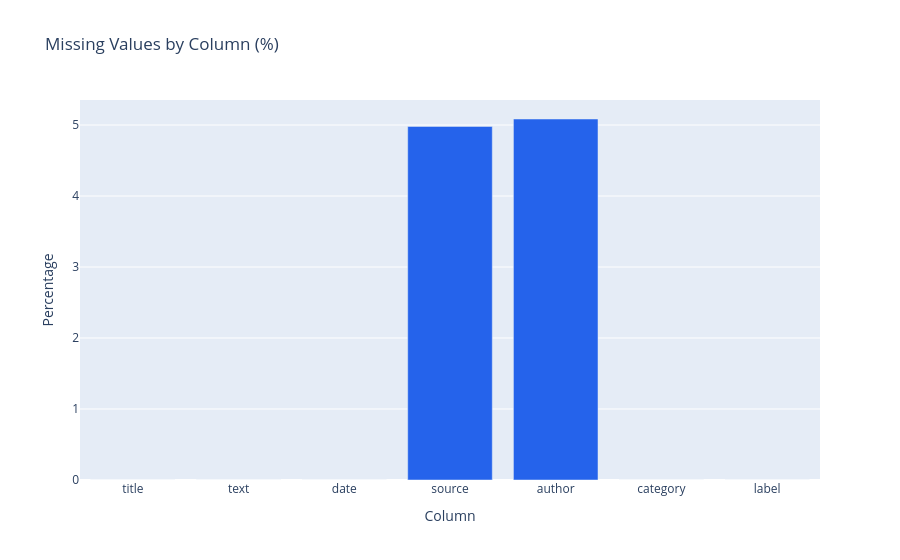
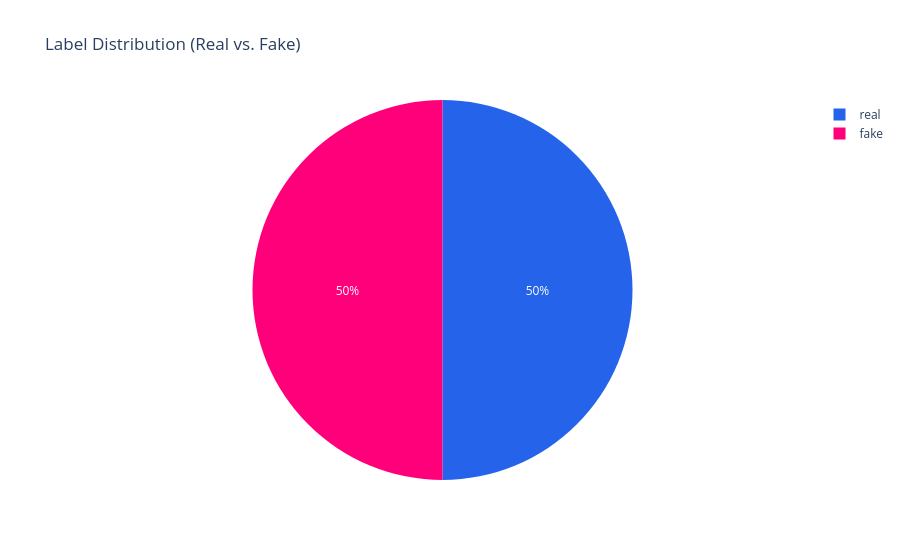
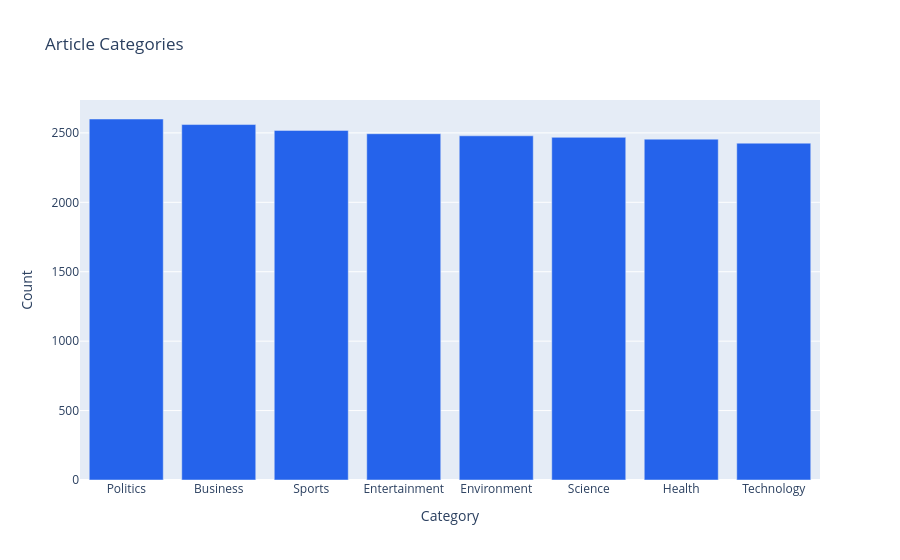
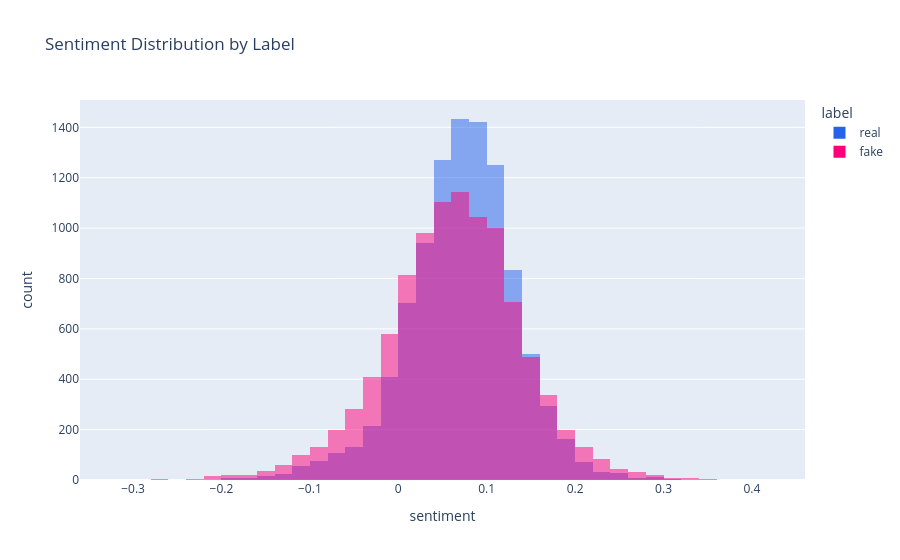

The code cell stored with these charts, in order, in its notebook:
### Markdown cell above
## 2. Load and Explore Dataset

### Code cell
# Load dataset: the generated synthetic file, or the original Kaggle path if it exists
DATA_CANDIDATES = ['data/fake_news_dataset.csv', '/kaggle/input/fake-news-dataset/fake_news_dataset.csv']
DATA_PATH = next((p for p in DATA_CANDIDATES if os.path.exists(p)), None)
if DATA_PATH is None:
    raise FileNotFoundError("Dataset not found. Generate it with: python data/generate_synthetic.py")
df = pd.read_csv(DATA_PATH)
print("Loaded:", DATA_PATH)

# Display basic info
print("Dataset Shape:", df.shape)
print("\nColumns and Data Types:")
print(df.dtypes)
print("\nFirst 5 Rows:")
print(df.head())

# Check missing values
missing = df.isnull().sum() / len(df) * 100
print("\nMissing Values (%):")
print(missing)

# Visualize missing values
fig = px.bar(x=missing.index, y=missing.values, title="Missing Values by Column (%)",
             labels={'x': 'Column', 'y': 'Percentage'}, color_discrete_sequence=['#2563eb'])
fig.update_layout(showlegend=False)
fig.show()

# Label distribution
label_counts = df['label'].value_counts()
fig = px.pie(values=label_counts.values, names=label_counts.index,
             title="Label Distribution (Real vs. Fake)", color_discrete_sequence=['#2563eb', '#ff007a'])
fig.show()

# Category distribution
category_counts = df['category'].value_counts()
fig = px.bar(x=category_counts.index, y=category_counts.values,
             title="Article Categories", labels={'x': 'Category', 'y': 'Count'},
             color_discrete_sequence=['#2563eb'])
fig.show()

# Sentiment distribution
df['sentiment'] = df['text'].apply(lambda x: TextBlob(str(x)).sentiment.polarity)
fig = px.histogram(df, x='sentiment', color='label', nbins=50,
                   title="Sentiment Distribution by Label", barmode='overlay',
                   color_discrete_sequence=['#2563eb', '#ff007a'])
fig.show()

# Word clouds
real_text = ' '.join(df[df['label'] == 'real']['text'].dropna())
fake_text = ' '.join(df[df['label'] == 'fake']['text'].dropna())

plt.figure(figsize=(12, 5))
plt.subplot(1, 2, 1)
wordcloud = WordCloud(width=800, height=400, background_color='white').generate(real_text)
plt.imshow(wordcloud, interpolation='bilinear')
plt.title('Real News Word Cloud')
plt.axis('off')

plt.subplot(1, 2, 2)
wordcloud = WordCloud(width=800, height=400, background_color='white').generate(fake_text)
plt.imshow(wordcloud, interpolation='bilinear')
plt.title('Fake News Word Cloud')
plt.axis('off')
plt.show()

### Figure 1 — Plotly figure (JSON) as saved in the notebook; plotly's stock layout.template omitted (floating-point values rounded to 4 significant figures)
{"data": [{"alignmentgroup": "True", "hovertemplate": "Column=%{x}<br>Percentage=%{y}<extra></extra>", "legendgroup": "", "marker": {"color": "#2563eb", "pattern": {"shape": ""}}, "name": "", "offsetgroup": "", "orientation": "v", "showlegend": false, "textposition": "auto", "type": "bar", "x": ["title", "text", "date", "source", "author", "category", "label"], "xaxis": "x", "y": [0.0, 0.0, 0.0, 4.98, 5.085, 0.0, 0.0], "yaxis": "y"}], "layout": {"barmode": "relative", "legend": {"tracegroupgap": 0}, "showlegend": false, "title": {"text": "Missing Values by Column (%)"}, "xaxis": {"anchor": "y", "domain": [0.0, 1.0], "title": {"text": "Column"}}, "yaxis": {"anchor": "x", "domain": [0.0, 1.0], "title": {"text": "Percentage"}}}}

### Figure 2 — Plotly figure (JSON) as saved in the notebook; plotly's stock layout.template omitted (floating-point values rounded to 4 significant figures)
{"data": [{"domain": {"x": [0.0, 1.0], "y": [0.0, 1.0]}, "hovertemplate": "label=%{label}<br>value=%{value}<extra></extra>", "labels": ["real", "fake"], "legendgroup": "", "name": "", "showlegend": true, "type": "pie", "values": [10000, 10000]}], "layout": {"legend": {"tracegroupgap": 0}, "piecolorway": ["#2563eb", "#ff007a"], "title": {"text": "Label Distribution (Real vs. Fake)"}}}

### Figure 3 — Plotly figure (JSON) as saved in the notebook; plotly's stock layout.template omitted (floating-point values rounded to 4 significant figures)
{"data": [{"alignmentgroup": "True", "hovertemplate": "Category=%{x}<br>Count=%{y}<extra></extra>", "legendgroup": "", "marker": {"color": "#2563eb", "pattern": {"shape": ""}}, "name": "", "offsetgroup": "", "orientation": "v", "showlegend": false, "textposition": "auto", "type": "bar", "x": ["Politics", "Business", "Sports", "Entertainment", "Environment", "Science", "Health", "Technology"], "xaxis": "x", "y": [2600, 2560, 2518, 2494, 2479, 2468, 2455, 2426], "yaxis": "y"}], "layout": {"barmode": "relative", "legend": {"tracegroupgap": 0}, "title": {"text": "Article Categories"}, "xaxis": {"anchor": "y", "domain": [0.0, 1.0], "title": {"text": "Category"}}, "yaxis": {"anchor": "x", "domain": [0.0, 1.0], "title": {"text": "Count"}}}}

### Figure 4 — Plotly figure (JSON) as saved in the notebook; plotly's stock layout.template omitted (floating-point values rounded to 4 significant figures; data arrays with more than 128 entries replaced by an {"elided": "..."} marker saying what was removed)
{"data": [{"alignmentgroup": "True", "bingroup": "x", "hovertemplate": "label=real<br>sentiment=%{x}<br>count=%{y}<extra></extra>", "legendgroup": "real", "marker": {"color": "#2563eb", "opacity": 0.5, "pattern": {"shape": ""}}, "name": "real", "nbinsx": 50, "offsetgroup": "real", "orientation": "v", "showlegend": true, "type": "histogram", "x": {"elided": "10000 float values"}, "xaxis": "x", "yaxis": "y"}, {"alignmentgroup": "True", "bingroup": "x", "hovertemplate": "label=fake<br>sentiment=%{x}<br>count=%{y}<extra></extra>", "legendgroup": "fake", "marker": {"color": "#ff007a", "opacity": 0.5, "pattern": {"shape": ""}}, "name": "fake", "nbinsx": 50, "offsetgroup": "fake", "orientation": "v", "showlegend": true, "type": "histogram", "x": {"elided": "10000 float values"}, "xaxis": "x", "yaxis": "y"}], "layout": {"barmode": "overlay", "legend": {"title": {"text": "label"}, "tracegroupgap": 0}, "title": {"text": "Sentiment Distribution by Label"}, "xaxis": {"anchor": "y", "domain": [0.0, 1.0], "title": {"text": "sentiment"}}, "yaxis": {"anchor": "x", "domain": [0.0, 1.0], "title": {"text": "count"}}}}
